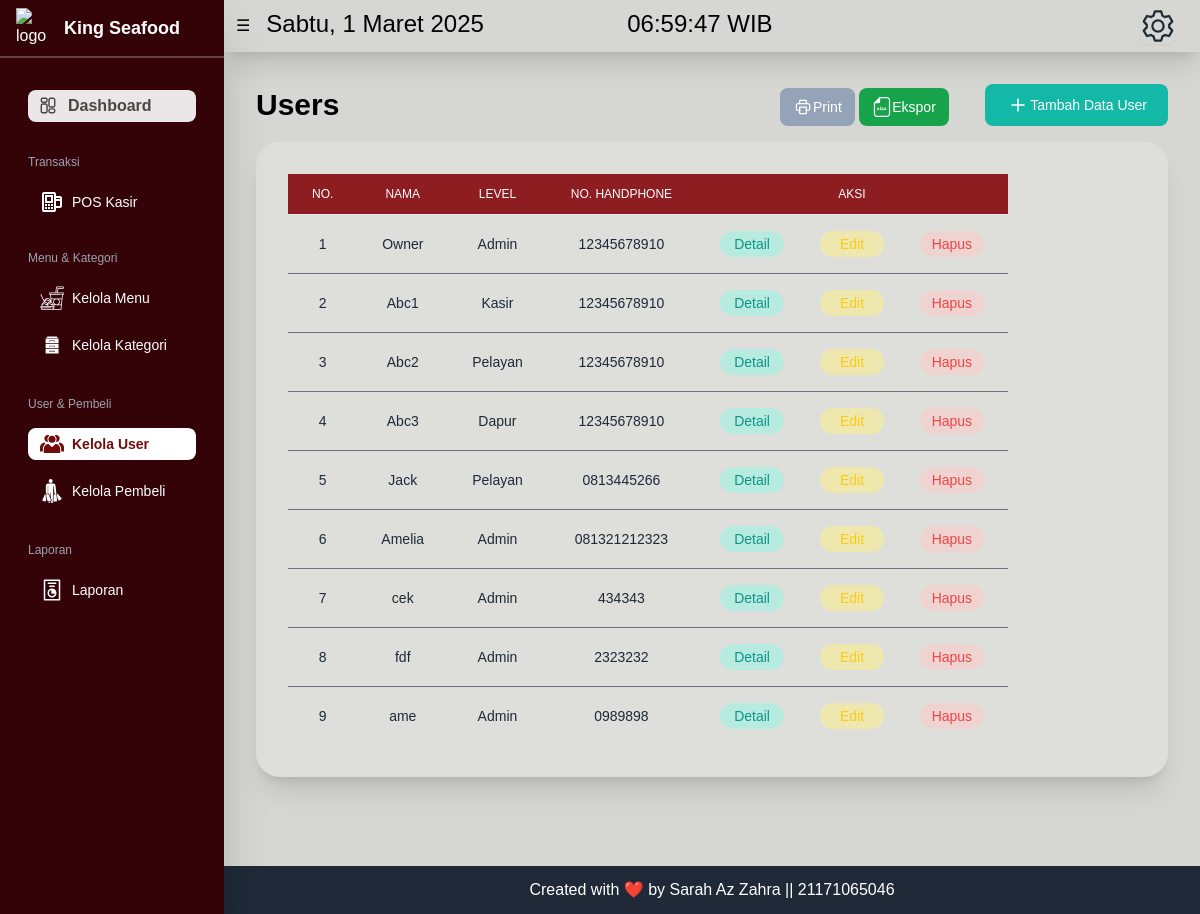
Page /user (signed in) on the committed database.
### tables this page shows
CREATE TABLE `tb_user` (
  `id` int(11) NOT NULL,
  `nama` varchar(200) NOT NULL,
  `username` varchar(100) NOT NULL,
  `password` varchar(100) NOT NULL,
  `level` int(1) NOT NULL,
  `nohp` varchar(15) NOT NULL,
  `alamat` varchar(300) NOT NULL
);

### views/admin/user.php (the view, shortened to what this page needs)
<?php
include "config/connect.php";
$query = mysqli_query($conn, "SELECT * FROM tb_user");
while ($record = mysqli_fetch_array($query)) {
    $result[] = $record;
}
?>
<div class="" x-data="{ selectedId: null, selectNama: null }">
    <div class="flex items-center justify-between mb-4 ">
        <div class="">
            <h1 class="text-3xl font-semibold">Users</h1>
        </div>
        <div class="">
            <button id="btnPrint" type="button" class="inline-flex items-center px-3 py-2 text-sm text-white border border-transparent rounded-lg bg-slate-400 font-base focus:outline-none hover:bg-slate-600 disabled:opacity-50 disabled:pointer-events-none">
                Print
            </button>
            <button id="btnExcel" type="button" class="inline-flex items-center px-3 py-2 mr-8 text-sm text-white bg-green-600 border border-transparent rounded-lg font-base focus:outline-none hover:bg-green-700 disabled:opacity-50 disabled:pointer-events-none">
                Ekspor
            </button>
            <button id="btnTambah" type="button" class="inline-flex items-center px-5 py-2 text-sm text-white bg-teal-500 border border-transparent rounded-lg font-base focus:outline-none hover:bg-teal-600 disabled:opacity-50 disabled:pointer-events-none" aria-haspopup="dialog" aria-expanded="false" aria-controls="hs-full-screen-modal" data-hs-overlay="#hs-full-screen-modal">
                <svg class="w-auto h-6" viewBox="0 0 24 24" fill="none" xmlns="http://www.w3.org/2000/svg">
                    <path d="M6 12H18" stroke="currentColor" stroke-width="1.5" stroke-linecap="round" stroke-linejoin="round" />
                    <path d="M12 18V6" stroke="currentColor" stroke-width="1.5" stroke-linecap="round" stroke-linejoin="round" />
                </svg>
                Tambah Data User
            </button>
        </div>
    </div>
    <?php
    if (empty($result)) {
        echo "Data user tidak ada";
    } else {
    ?>
        <div class="flex flex-col py-8 shadow-xl bg-white/20 rounded-3xl">
            <div class="-m-1.5 h-full w-full overflow-auto scrollbar-hide">
                <div class="p-1.5 min-w-full overflow-auto scrollbar-hide w-full h-full inline-block align-middle">
                    <div class="px-8">
                        <table id="myTable" class="divide-y divide-gray-200 min-w-auto">
                            <thead class="!text-center bg-primary-500 text-white py-4">
                                <tr class="!text-center">
                                    <th scope="col" class="!text-center px-6 py-3 text-xs font-medium  uppercase ">No.</th>
                                    <th scope="col" class="!text-center px-6 py-3 text-xs font-medium  uppercase">Nama</th>
                                    <th scope="col" class="!text-center px-6 py-3 text-xs font-medium  uppercase">Level</th>
                                    <th scope="col" class="!text-center px-6 py-3 text-xs font-medium  uppercase">No. Handphone</th>
                                    <th scope="col" class="!text-center px-6 py-3 text-xs font-medium  uppercase ">Aksi</th>
                                </tr>
                            </thead>
                            <tbody class="text-center bg-transparent divide-y divide-gray-500">
                                <?php
                                $no = 1;
                                foreach ($result as $row) {
                                ?>
                                    <tr class="text-center">
                                        <td class="!text-center px-6 py-4 text-sm font-medium text-gray-800 whitespace-nowrap"><?php echo $no++; ?></td>
                                        <td class="!text-center px-6 py-4 text-sm text-gray-800 whitespace-nowrap"><?php echo $row['nama'] ?></td>
                                        <td class="!text-center px-6 py-4 text-sm text-gray-800 whitespace-nowrap">
                                            <?php
                                            if ($row['level'] == 1) {
                                                echo "Admin";
                                            } else if ($row['level'] == 2) {
                                                echo "Kasir";
                                            } else if ($row['level'] == 3) {
                                                echo "Pelayan";
                                            } else if ($row['level'] == 4) {
                                                echo "Dapur";
                                            }
                                            ?>
                                        </td>
                                        <td class="!text-center px-6 py-4 text-sm text-gray-800 whitespace-nowrap"><?php echo $row['nohp'] ?></td>
                                        <td class="px-6 py-4 text-sm font-medium text-center whitespace-nowrap">
                                            <button type="button" class="inline-flex justify-center items-center w-16 py-[2px] text-sm font-medium text-teal-600 bg-teal-200/55 border mr-8 border-transparent rounded-full gap-x-2 hover:bg-teal-400/85 focus:outline-none disabled:opacity-50 disabled:pointer-events-none" aria-haspopup="dialog" aria-expanded="false" aria-controls="hs-full-screen-modal-detail" data-hs-overlay="#hs-full-screen-modal-edit"
                                                data-id="<?php echo $row['id']; ?>"
                                                data-nama="<?php echo $row['nama']; ?>"
                                                data-username="<?php echo $row['username']; ?>"
                                                data-level="<?php echo $row['level']; ?>"
                                                data-nohp="<?php echo $row['nohp']; ?>"
                                                data-alamat="<?php echo $row['alamat']; ?>"
                                                onclick="openEditModal(this,'detail')">
                                                Detail
                                            </button>
                                            <button type="button" class="inline-flex justify-center mr-8 items-center w-16 py-[2px] text-sm font-medium text-yellow-400 bg-yellow-200/55 border border-transparent rounded-full gap-x-2 hover:border-yel hover:bg-yellow-300/85 focus:outline-none disabled:opacity-50 disabled:pointer-events-none" aria-haspopup="dialog" aria-expanded="false" aria-controls="hs-full-screen-modal-edit" data-hs-overlay="#hs-full-screen-modal-edit"
                                                data-id="<?php echo $row['id']; ?>"
                                                data-nama="<?php echo $row['nama']; ?>"
                                                data-username="<?php echo $row['username']; ?>"
                                                data-level="<?php echo $row['level']; ?>"
                                                data-nohp="<?php echo $row['nohp']; ?>"
                                                data-alamat="<?php echo $row['alamat']; ?>"
                                                onclick="openEditModal(this, 'edit')">
                                                Edit
                                            </button>
                                            <button type="button" class="inline-flex justify-center items-center w-16 py-[2px] text-sm font-medium text-red-500 bg-red-200/55 border border-transparent rounded-full gap-x-2 hover:bg-red-400/85 focus:outline-none disabled:opacity-50 disabled:pointer-events-none" aria-haspopup="dialog" aria-expanded="false" aria-controls="hapusdata" data-hs-overlay="#hapusdata"
                                                data-id="<?php echo $row['id']; ?>"
                                                data-nama="<?php echo $row['nama']; ?>"
                                                @click="selectedId = $el.dataset.id; selectNama = $el.dataset.nama"
                                                onclick="openHapusModal(this)">
                                                Hapus
                                            </button>
                                        </td>
                                    </tr>
                                <?php
                                }
                                ?>
                            </tbody>
                        </table>
                    </div>
                </div>
            </div>
        </div>
    <?php
    }
    ?>
</div>

### rows in the picture
tb_user: nama "Owner", level "Admin", nohp "12345678910"
tb_user: nama "Abc1", level "Kasir", nohp "12345678910"
tb_user: nama "Abc2", level "Pelayan", nohp "12345678910"
tb_user: nama "Abc3", level "Dapur", nohp "12345678910"
tb_user: nama "Jack", level "Pelayan", nohp "0813445266"
tb_user: nama "Amelia", level "Admin", nohp "081321212323"
tb_user: nama "cek", level "Admin", nohp "434343"
tb_user: nama "fdf", level "Admin", nohp "2323232"
tb_user: nama "ame", level "Admin", nohp "0989898"
